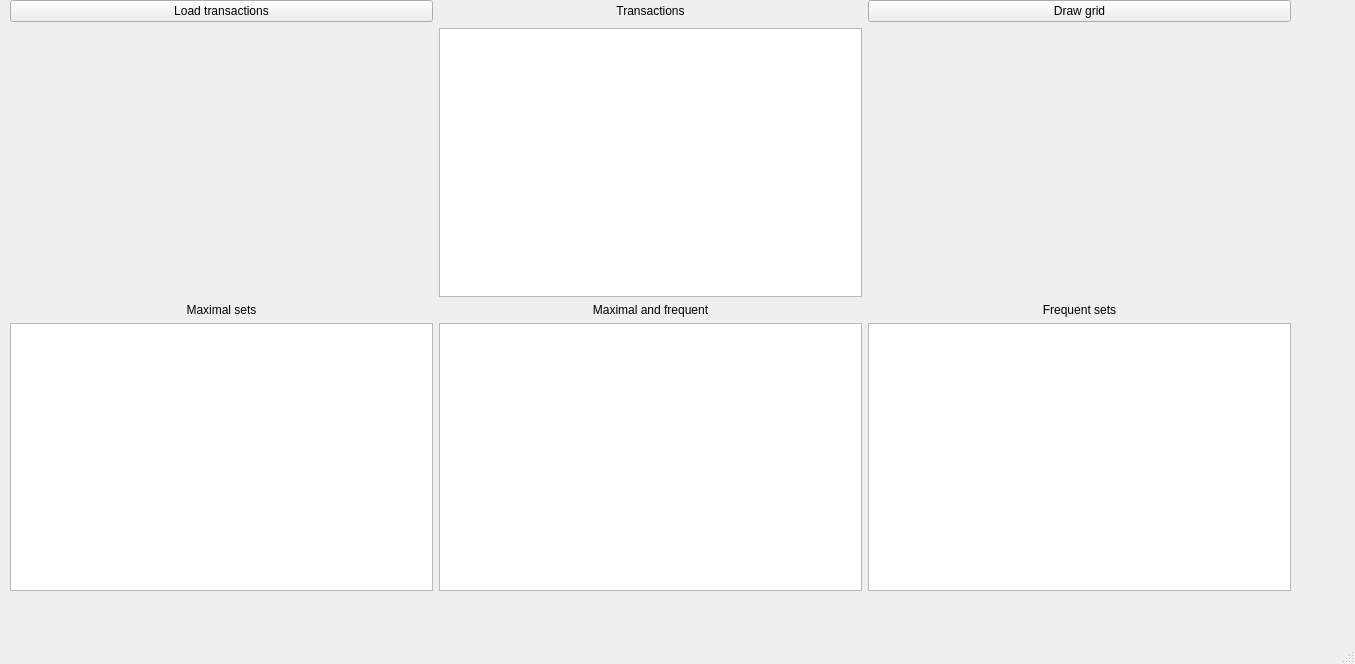
<?xml version="1.0" encoding="UTF-8"?>
<ui version="4.0">
 <class>MainWindow</class>
 <widget class="QMainWindow" name="MainWindow">
  <property name="geometry">
   <rect>
    <x>0</x>
    <y>0</y>
    <width>1355</width>
    <height>664</height>
   </rect>
  </property>
  <property name="windowTitle">
   <string>MainWindow</string>
  </property>
  <widget class="QWidget" name="centralwidget">
   <widget class="QWidget" name="gridLayoutWidget">
    <property name="geometry">
     <rect>
      <x>10</x>
      <y>0</y>
      <width>1281</width>
      <height>591</height>
     </rect>
    </property>
    <layout class="QGridLayout" name="gridLayout_3">
     <item row="0" column="0">
      <widget class="QPushButton" name="loadTButton">
       <property name="text">
        <string>Load transactions</string>
       </property>
      </widget>
     </item>
     <item row="2" column="2">
      <widget class="QLabel" name="label_2">
       <property name="text">
        <string>Frequent sets</string>
       </property>
       <property name="alignment">
        <set>Qt::AlignCenter</set>
       </property>
      </widget>
     </item>
     <item row="2" column="1">
      <widget class="QLabel" name="label_3">
       <property name="text">
        <string>Maximal and frequent</string>
       </property>
       <property name="alignment">
        <set>Qt::AlignCenter</set>
       </property>
      </widget>
     </item>
     <item row="0" column="2">
      <widget class="QPushButton" name="drawGButton">
       <property name="text">
        <string>Draw grid</string>
       </property>
      </widget>
     </item>
     <item row="2" column="0">
      <widget class="QLabel" name="label">
       <property name="text">
        <string>Maximal sets</string>
       </property>
       <property name="alignment">
        <set>Qt::AlignCenter</set>
       </property>
      </widget>
     </item>
     <item row="3" column="1">
      <widget class="QListWidget" name="listWidget_2"/>
     </item>
     <item row="3" column="2">
      <widget class="QListView" name="listView"/>
     </item>
     <item row="1" column="1">
      <widget class="QListWidget" name="listWidget_3"/>
     </item>
     <item row="1" column="0">
      <spacer name="verticalSpacer">
       <property name="orientation">
        <enum>Qt::Vertical</enum>
       </property>
       <property name="sizeHint" stdset="0">
        <size>
         <width>20</width>
         <height>40</height>
        </size>
       </property>
      </spacer>
     </item>
     <item row="3" column="0">
      <widget class="QListWidget" name="listWidget"/>
     </item>
     <item row="0" column="1">
      <widget class="QLabel" name="label_4">
       <property name="text">
        <string>Transactions</string>
       </property>
       <property name="alignment">
        <set>Qt::AlignCenter</set>
       </property>
      </widget>
     </item>
    </layout>
   </widget>
  </widget>
  <widget class="QMenuBar" name="menubar">
   <property name="geometry">
    <rect>
     <x>0</x>
     <y>0</y>
     <width>1355</width>
     <height>25</height>
    </rect>
   </property>
  </widget>
  <widget class="QStatusBar" name="statusbar"/>
 </widget>
 <resources/>
 <connections/>
</ui>
